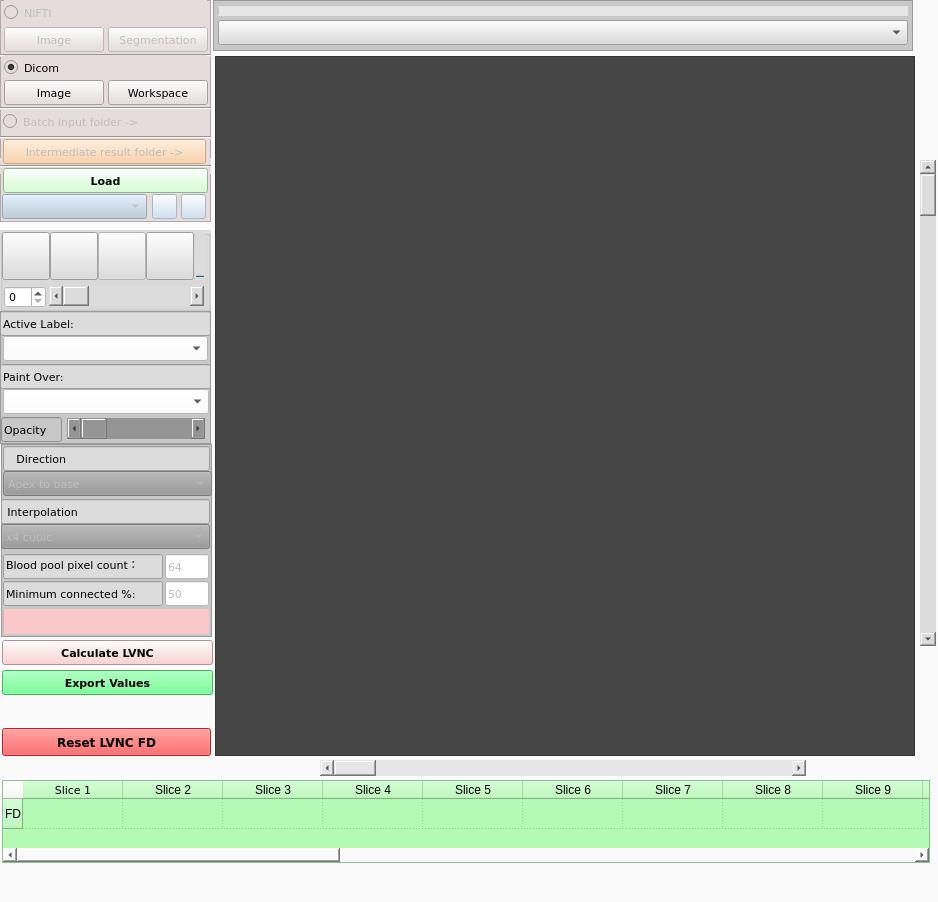
<?xml version="1.0" encoding="UTF-8"?>
<ui version="4.0">
 <class>MainWindow</class>
 <widget class="QMainWindow" name="MainWindow">
  <property name="geometry">
   <rect>
    <x>0</x>
    <y>0</y>
    <width>938</width>
    <height>902</height>
   </rect>
  </property>
  <property name="font">
   <font>
    <weight>75</weight>
    <bold>true</bold>
   </font>
  </property>
  <property name="mouseTracking">
   <bool>false</bool>
  </property>
  <property name="windowTitle">
   <string>MainWindow</string>
  </property>
  <property name="styleSheet">
   <string notr="true">background-color: rgb(250, 250, 250);
border-color: rgb(199, 199, 199);
border-bottom-color: rgb(255, 255, 255);</string>
  </property>
  <property name="iconSize">
   <size>
    <width>64</width>
    <height>64</height>
   </size>
  </property>
  <widget class="QWidget" name="centralwidget">
   <widget class="QFrame" name="segmentation">
    <property name="geometry">
     <rect>
      <x>0</x>
      <y>311</y>
      <width>211</width>
      <height>133</height>
     </rect>
    </property>
    <property name="styleSheet">
     <string notr="true">background-color: rgb(200, 200, 200);</string>
    </property>
    <property name="frameShape">
     <enum>QFrame::StyledPanel</enum>
    </property>
    <property name="frameShadow">
     <enum>QFrame::Raised</enum>
    </property>
    <widget class="QComboBox" name="activateLabel">
     <property name="geometry">
      <rect>
       <x>3</x>
       <y>25</y>
       <width>205</width>
       <height>25</height>
      </rect>
     </property>
     <property name="font">
      <font>
       <family>Verdana</family>
       <pointsize>8</pointsize>
       <weight>50</weight>
       <bold>false</bold>
      </font>
     </property>
     <property name="styleSheet">
      <string notr="true">background-color: rgb(255, 255, 255);</string>
     </property>
    </widget>
    <widget class="QComboBox" name="paintOver">
     <property name="geometry">
      <rect>
       <x>3</x>
       <y>78</y>
       <width>206</width>
       <height>25</height>
      </rect>
     </property>
     <property name="font">
      <font>
       <family>Verdana</family>
       <pointsize>8</pointsize>
       <weight>50</weight>
       <bold>false</bold>
      </font>
     </property>
     <property name="styleSheet">
      <string notr="true">background-color: rgb(255, 255, 255);</string>
     </property>
    </widget>
    <widget class="QLineEdit" name="labelTitle">
     <property name="geometry">
      <rect>
       <x>0</x>
       <y>0</y>
       <width>211</width>
       <height>25</height>
      </rect>
     </property>
     <property name="font">
      <font>
       <family>Verdana</family>
       <pointsize>8</pointsize>
       <weight>50</weight>
       <bold>false</bold>
      </font>
     </property>
     <property name="styleSheet">
      <string notr="true">background-color: rgb(220, 220, 220);</string>
     </property>
     <property name="text">
      <string>Active Label:</string>
     </property>
     <property name="readOnly">
      <bool>true</bool>
     </property>
    </widget>
    <widget class="QLineEdit" name="paintTitle">
     <property name="geometry">
      <rect>
       <x>0</x>
       <y>53</y>
       <width>211</width>
       <height>25</height>
      </rect>
     </property>
     <property name="font">
      <font>
       <family>Verdana</family>
       <pointsize>8</pointsize>
       <weight>50</weight>
       <bold>false</bold>
      </font>
     </property>
     <property name="styleSheet">
      <string notr="true">background-color: rgb(220, 220, 220);</string>
     </property>
     <property name="text">
      <string>Paint Over:</string>
     </property>
     <property name="readOnly">
      <bool>true</bool>
     </property>
    </widget>
    <widget class="QLineEdit" name="lineEdit_7">
     <property name="geometry">
      <rect>
       <x>1</x>
       <y>106</y>
       <width>61</width>
       <height>25</height>
      </rect>
     </property>
     <property name="font">
      <font>
       <family>Verdana</family>
       <pointsize>8</pointsize>
       <weight>50</weight>
       <bold>false</bold>
      </font>
     </property>
     <property name="text">
      <string>Opacity</string>
     </property>
     <property name="readOnly">
      <bool>true</bool>
     </property>
    </widget>
    <widget class="QScrollBar" name="opacity">
     <property name="geometry">
      <rect>
       <x>67</x>
       <y>107</y>
       <width>138</width>
       <height>21</height>
      </rect>
     </property>
     <property name="styleSheet">
      <string notr="true">background-color: rgb(149, 149, 149);</string>
     </property>
     <property name="orientation">
      <enum>Qt::Horizontal</enum>
     </property>
    </widget>
   </widget>
   <widget class="QGroupBox" name="buttonGroup">
    <property name="geometry">
     <rect>
      <x>0</x>
      <y>230</y>
      <width>211</width>
      <height>81</height>
     </rect>
    </property>
    <property name="styleSheet">
     <string notr="true">background-color: rgb(220, 220, 220);</string>
    </property>
    <property name="title">
     <string/>
    </property>
    <widget class="QPushButton" name="b1">
     <property name="geometry">
      <rect>
       <x>2</x>
       <y>2</y>
       <width>48</width>
       <height>48</height>
      </rect>
     </property>
     <property name="font">
      <font>
       <family>Verdana</family>
      </font>
     </property>
     <property name="text">
      <string/>
     </property>
     <property name="autoExclusive">
      <bool>true</bool>
     </property>
     <property name="flat">
      <bool>false</bool>
     </property>
    </widget>
    <widget class="QPushButton" name="b2">
     <property name="geometry">
      <rect>
       <x>50</x>
       <y>2</y>
       <width>48</width>
       <height>48</height>
      </rect>
     </property>
     <property name="text">
      <string/>
     </property>
     <property name="autoExclusive">
      <bool>true</bool>
     </property>
    </widget>
    <widget class="QPushButton" name="b3">
     <property name="enabled">
      <bool>false</bool>
     </property>
     <property name="geometry">
      <rect>
       <x>98</x>
       <y>2</y>
       <width>48</width>
       <height>48</height>
      </rect>
     </property>
     <property name="text">
      <string/>
     </property>
     <property name="autoExclusive">
      <bool>true</bool>
     </property>
    </widget>
    <widget class="QPushButton" name="b4">
     <property name="geometry">
      <rect>
       <x>146</x>
       <y>2</y>
       <width>48</width>
       <height>48</height>
      </rect>
     </property>
     <property name="text">
      <string/>
     </property>
     <property name="autoExclusive">
      <bool>true</bool>
     </property>
    </widget>
    <widget class="QScrollBar" name="sizeSlider">
     <property name="geometry">
      <rect>
       <x>49</x>
       <y>56</y>
       <width>155</width>
       <height>20</height>
      </rect>
     </property>
     <property name="orientation">
      <enum>Qt::Horizontal</enum>
     </property>
    </widget>
    <widget class="QSpinBox" name="sizeBox">
     <property name="geometry">
      <rect>
       <x>4</x>
       <y>56</y>
       <width>42</width>
       <height>22</height>
      </rect>
     </property>
     <property name="font">
      <font>
       <family>Verdana</family>
       <pointsize>8</pointsize>
      </font>
     </property>
     <property name="styleSheet">
      <string notr="true">background-color: rgb(255, 255, 255);</string>
     </property>
    </widget>
    <widget class="QProgressBar" name="lvncBar">
     <property name="geometry">
      <rect>
       <x>195</x>
       <y>2</y>
       <width>10</width>
       <height>48</height>
      </rect>
     </property>
     <property name="layoutDirection">
      <enum>Qt::LeftToRight</enum>
     </property>
     <property name="value">
      <number>0</number>
     </property>
     <property name="alignment">
      <set>Qt::AlignLeading|Qt::AlignLeft|Qt::AlignVCenter</set>
     </property>
     <property name="textVisible">
      <bool>false</bool>
     </property>
     <property name="orientation">
      <enum>Qt::Vertical</enum>
     </property>
    </widget>
   </widget>
   <widget class="QFrame" name="frame">
    <property name="geometry">
     <rect>
      <x>1</x>
      <y>444</y>
      <width>211</width>
      <height>193</height>
     </rect>
    </property>
    <property name="styleSheet">
     <string notr="true">background-color: rgb(200, 200, 200);</string>
    </property>
    <property name="frameShape">
     <enum>QFrame::StyledPanel</enum>
    </property>
    <property name="frameShadow">
     <enum>QFrame::Raised</enum>
    </property>
    <widget class="QComboBox" name="interpolation">
     <property name="enabled">
      <bool>false</bool>
     </property>
     <property name="geometry">
      <rect>
       <x>0</x>
       <y>80</y>
       <width>209</width>
       <height>25</height>
      </rect>
     </property>
     <property name="font">
      <font>
       <family>Verdana</family>
       <pointsize>8</pointsize>
      </font>
     </property>
     <property name="styleSheet">
      <string notr="true">background-color: rgb(152, 152, 152);</string>
     </property>
     <item>
      <property name="text">
       <string>x4 cubic</string>
      </property>
     </item>
     <item>
      <property name="text">
       <string>0.25 mm cubic</string>
      </property>
     </item>
    </widget>
    <widget class="QLineEdit" name="lineEdit_3">
     <property name="geometry">
      <rect>
       <x>0</x>
       <y>55</y>
       <width>209</width>
       <height>25</height>
      </rect>
     </property>
     <property name="font">
      <font>
       <family>Verdana</family>
       <pointsize>8</pointsize>
      </font>
     </property>
     <property name="styleSheet">
      <string notr="true">background-color: rgb(220, 220, 220);</string>
     </property>
     <property name="text">
      <string> Interpolation</string>
     </property>
     <property name="readOnly">
      <bool>true</bool>
     </property>
    </widget>
    <widget class="QLineEdit" name="lineEdit_4">
     <property name="geometry">
      <rect>
       <x>2</x>
       <y>2</y>
       <width>207</width>
       <height>25</height>
      </rect>
     </property>
     <property name="font">
      <font>
       <family>Verdana</family>
       <pointsize>8</pointsize>
      </font>
     </property>
     <property name="styleSheet">
      <string notr="true">background-color: rgb(220, 220, 220);</string>
     </property>
     <property name="text">
      <string>   Direction</string>
     </property>
     <property name="readOnly">
      <bool>true</bool>
     </property>
    </widget>
    <widget class="QComboBox" name="direction">
     <property name="enabled">
      <bool>false</bool>
     </property>
     <property name="geometry">
      <rect>
       <x>2</x>
       <y>27</y>
       <width>209</width>
       <height>25</height>
      </rect>
     </property>
     <property name="font">
      <font>
       <family>Verdana</family>
       <pointsize>8</pointsize>
      </font>
     </property>
     <property name="styleSheet">
      <string notr="true">background-color: rgb(150, 150, 150);</string>
     </property>
     <item>
      <property name="text">
       <string>Apex to base</string>
      </property>
     </item>
     <item>
      <property name="text">
       <string>Base to Apex</string>
      </property>
     </item>
    </widget>
    <widget class="QLineEdit" name="lineEdit_5">
     <property name="geometry">
      <rect>
       <x>2</x>
       <y>110</y>
       <width>160</width>
       <height>25</height>
      </rect>
     </property>
     <property name="font">
      <font>
       <family>Verdana</family>
       <pointsize>8</pointsize>
      </font>
     </property>
     <property name="styleSheet">
      <string notr="true">background-color: rgb(220, 220, 220);</string>
     </property>
     <property name="text">
      <string>Blood pool pixel count：</string>
     </property>
     <property name="readOnly">
      <bool>true</bool>
     </property>
    </widget>
    <widget class="QLineEdit" name="pixelCount">
     <property name="enabled">
      <bool>false</bool>
     </property>
     <property name="geometry">
      <rect>
       <x>164</x>
       <y>110</y>
       <width>44</width>
       <height>25</height>
      </rect>
     </property>
     <property name="font">
      <font>
       <family>Verdana</family>
       <pointsize>8</pointsize>
      </font>
     </property>
     <property name="styleSheet">
      <string notr="true">background-color: rgb(255, 255, 255);</string>
     </property>
     <property name="text">
      <string>64</string>
     </property>
    </widget>
    <widget class="QLineEdit" name="lineEdit_6">
     <property name="geometry">
      <rect>
       <x>2</x>
       <y>137</y>
       <width>160</width>
       <height>25</height>
      </rect>
     </property>
     <property name="font">
      <font>
       <family>Verdana</family>
       <pointsize>8</pointsize>
      </font>
     </property>
     <property name="styleSheet">
      <string notr="true">background-color: rgb(220, 220, 220);</string>
     </property>
     <property name="text">
      <string>Minimum connected %:</string>
     </property>
     <property name="readOnly">
      <bool>true</bool>
     </property>
    </widget>
    <widget class="QLineEdit" name="connectedPer">
     <property name="enabled">
      <bool>false</bool>
     </property>
     <property name="geometry">
      <rect>
       <x>164</x>
       <y>137</y>
       <width>44</width>
       <height>25</height>
      </rect>
     </property>
     <property name="font">
      <font>
       <family>Verdana</family>
       <pointsize>8</pointsize>
      </font>
     </property>
     <property name="styleSheet">
      <string notr="true">background-color: rgb(255, 255, 255);</string>
     </property>
     <property name="text">
      <string>50</string>
     </property>
    </widget>
    <widget class="QProgressBar" name="progressBar">
     <property name="geometry">
      <rect>
       <x>2</x>
       <y>165</y>
       <width>206</width>
       <height>25</height>
      </rect>
     </property>
     <property name="font">
      <font>
       <pointsize>10</pointsize>
      </font>
     </property>
     <property name="styleSheet">
      <string notr="true">background-color: rgb(250, 200, 200);</string>
     </property>
     <property name="value">
      <number>0</number>
     </property>
     <property name="textVisible">
      <bool>false</bool>
     </property>
    </widget>
   </widget>
   <widget class="QFrame" name="fifo">
    <property name="geometry">
     <rect>
      <x>0</x>
      <y>0</y>
      <width>211</width>
      <height>222</height>
     </rect>
    </property>
    <property name="styleSheet">
     <string notr="true">background-color: rgb(230, 220, 220);</string>
    </property>
    <property name="frameShape">
     <enum>QFrame::StyledPanel</enum>
    </property>
    <property name="frameShadow">
     <enum>QFrame::Raised</enum>
    </property>
    <widget class="QPushButton" name="niiImage">
     <property name="enabled">
      <bool>false</bool>
     </property>
     <property name="geometry">
      <rect>
       <x>4</x>
       <y>27</y>
       <width>100</width>
       <height>25</height>
      </rect>
     </property>
     <property name="font">
      <font>
       <family>Verdana</family>
       <pointsize>8</pointsize>
       <weight>50</weight>
       <bold>false</bold>
      </font>
     </property>
     <property name="text">
      <string>Image</string>
     </property>
    </widget>
    <widget class="QPushButton" name="niiSeg">
     <property name="enabled">
      <bool>false</bool>
     </property>
     <property name="geometry">
      <rect>
       <x>108</x>
       <y>27</y>
       <width>100</width>
       <height>25</height>
      </rect>
     </property>
     <property name="font">
      <font>
       <family>Verdana</family>
       <pointsize>8</pointsize>
       <weight>50</weight>
       <bold>false</bold>
      </font>
     </property>
     <property name="text">
      <string>Segmentation</string>
     </property>
    </widget>
    <widget class="Line" name="line_5">
     <property name="geometry">
      <rect>
       <x>0</x>
       <y>54</y>
       <width>211</width>
       <height>3</height>
      </rect>
     </property>
     <property name="orientation">
      <enum>Qt::Horizontal</enum>
     </property>
    </widget>
    <widget class="QPushButton" name="workspace">
     <property name="enabled">
      <bool>true</bool>
     </property>
     <property name="geometry">
      <rect>
       <x>108</x>
       <y>80</y>
       <width>100</width>
       <height>25</height>
      </rect>
     </property>
     <property name="font">
      <font>
       <family>Verdana</family>
       <pointsize>8</pointsize>
       <weight>50</weight>
       <bold>false</bold>
      </font>
     </property>
     <property name="styleSheet">
      <string notr="true"/>
     </property>
     <property name="text">
      <string>Workspace</string>
     </property>
    </widget>
    <widget class="QPushButton" name="dicomImage">
     <property name="enabled">
      <bool>true</bool>
     </property>
     <property name="geometry">
      <rect>
       <x>4</x>
       <y>80</y>
       <width>100</width>
       <height>25</height>
      </rect>
     </property>
     <property name="font">
      <font>
       <family>Verdana</family>
       <pointsize>8</pointsize>
       <weight>50</weight>
       <bold>false</bold>
      </font>
     </property>
     <property name="styleSheet">
      <string notr="true"/>
     </property>
     <property name="text">
      <string>Image</string>
     </property>
     <property name="default">
      <bool>false</bool>
     </property>
     <property name="flat">
      <bool>false</bool>
     </property>
    </widget>
    <widget class="QPushButton" name="output">
     <property name="enabled">
      <bool>false</bool>
     </property>
     <property name="geometry">
      <rect>
       <x>3</x>
       <y>139</y>
       <width>203</width>
       <height>25</height>
      </rect>
     </property>
     <property name="font">
      <font>
       <family>Verdana</family>
       <pointsize>8</pointsize>
      </font>
     </property>
     <property name="styleSheet">
      <string notr="true">background-color: rgb(250, 200, 150);</string>
     </property>
     <property name="text">
      <string>Intermediate result folder -&gt;</string>
     </property>
    </widget>
    <widget class="Line" name="line_2">
     <property name="geometry">
      <rect>
       <x>0</x>
       <y>107</y>
       <width>211</width>
       <height>3</height>
      </rect>
     </property>
     <property name="orientation">
      <enum>Qt::Horizontal</enum>
     </property>
    </widget>
    <widget class="QRadioButton" name="batchButton">
     <property name="enabled">
      <bool>false</bool>
     </property>
     <property name="geometry">
      <rect>
       <x>3</x>
       <y>109</y>
       <width>203</width>
       <height>25</height>
      </rect>
     </property>
     <property name="font">
      <font>
       <family>Verdana</family>
       <pointsize>8</pointsize>
      </font>
     </property>
     <property name="styleSheet">
      <string notr="true"/>
     </property>
     <property name="text">
      <string>Batch input folder -&gt;</string>
     </property>
    </widget>
    <widget class="Line" name="line_3">
     <property name="geometry">
      <rect>
       <x>0</x>
       <y>136</y>
       <width>211</width>
       <height>3</height>
      </rect>
     </property>
     <property name="orientation">
      <enum>Qt::Horizontal</enum>
     </property>
    </widget>
    <widget class="QRadioButton" name="dicomButton">
     <property name="enabled">
      <bool>true</bool>
     </property>
     <property name="geometry">
      <rect>
       <x>4</x>
       <y>55</y>
       <width>203</width>
       <height>25</height>
      </rect>
     </property>
     <property name="font">
      <font>
       <family>Verdana</family>
       <pointsize>8</pointsize>
      </font>
     </property>
     <property name="styleSheet">
      <string notr="true"/>
     </property>
     <property name="text">
      <string>Dicom</string>
     </property>
     <property name="checked">
      <bool>true</bool>
     </property>
    </widget>
    <widget class="QRadioButton" name="niftiButton">
     <property name="enabled">
      <bool>false</bool>
     </property>
     <property name="geometry">
      <rect>
       <x>4</x>
       <y>0</y>
       <width>203</width>
       <height>25</height>
      </rect>
     </property>
     <property name="font">
      <font>
       <family>Verdana</family>
       <pointsize>8</pointsize>
      </font>
     </property>
     <property name="styleSheet">
      <string notr="true"/>
     </property>
     <property name="text">
      <string>NIFTI</string>
     </property>
     <property name="checkable">
      <bool>true</bool>
     </property>
     <property name="checked">
      <bool>false</bool>
     </property>
    </widget>
    <widget class="Line" name="line">
     <property name="geometry">
      <rect>
       <x>0</x>
       <y>158</y>
       <width>211</width>
       <height>16</height>
      </rect>
     </property>
     <property name="orientation">
      <enum>Qt::Horizontal</enum>
     </property>
    </widget>
    <widget class="QPushButton" name="loadFunBtn">
     <property name="geometry">
      <rect>
       <x>3</x>
       <y>168</y>
       <width>205</width>
       <height>25</height>
      </rect>
     </property>
     <property name="font">
      <font>
       <family>Verdana</family>
       <pointsize>8</pointsize>
       <weight>75</weight>
       <bold>true</bold>
      </font>
     </property>
     <property name="styleSheet">
      <string notr="true">background-color: rgb(200, 255, 200);</string>
     </property>
     <property name="text">
      <string>Load</string>
     </property>
    </widget>
    <widget class="QComboBox" name="imgOrSeg">
     <property name="enabled">
      <bool>false</bool>
     </property>
     <property name="geometry">
      <rect>
       <x>2</x>
       <y>194</y>
       <width>145</width>
       <height>25</height>
      </rect>
     </property>
     <property name="font">
      <font>
       <family>Verdana</family>
       <pointsize>8</pointsize>
      </font>
     </property>
     <property name="styleSheet">
      <string notr="true">background-color: rgb(180, 200, 220);</string>
     </property>
     <property name="iconSize">
      <size>
       <width>25</width>
       <height>25</height>
      </size>
     </property>
    </widget>
    <widget class="QPushButton" name="saveBtn">
     <property name="enabled">
      <bool>false</bool>
     </property>
     <property name="geometry">
      <rect>
       <x>152</x>
       <y>194</y>
       <width>25</width>
       <height>25</height>
      </rect>
     </property>
     <property name="font">
      <font>
       <family>Verdana</family>
       <pointsize>10</pointsize>
      </font>
     </property>
     <property name="styleSheet">
      <string notr="true">background-color: rgb(200, 220, 240);</string>
     </property>
     <property name="text">
      <string/>
     </property>
     <property name="iconSize">
      <size>
       <width>20</width>
       <height>20</height>
      </size>
     </property>
    </widget>
    <widget class="QPushButton" name="saveasBtn">
     <property name="enabled">
      <bool>false</bool>
     </property>
     <property name="geometry">
      <rect>
       <x>181</x>
       <y>194</y>
       <width>25</width>
       <height>25</height>
      </rect>
     </property>
     <property name="font">
      <font>
       <family>Verdana</family>
       <pointsize>10</pointsize>
      </font>
     </property>
     <property name="styleSheet">
      <string notr="true">background-color: rgb(200, 220, 240);</string>
     </property>
     <property name="text">
      <string/>
     </property>
     <property name="iconSize">
      <size>
       <width>20</width>
       <height>20</height>
      </size>
     </property>
    </widget>
    <zorder>line</zorder>
    <zorder>niiImage</zorder>
    <zorder>niiSeg</zorder>
    <zorder>line_5</zorder>
    <zorder>workspace</zorder>
    <zorder>dicomImage</zorder>
    <zorder>output</zorder>
    <zorder>line_2</zorder>
    <zorder>batchButton</zorder>
    <zorder>line_3</zorder>
    <zorder>dicomButton</zorder>
    <zorder>niftiButton</zorder>
    <zorder>loadFunBtn</zorder>
    <zorder>imgOrSeg</zorder>
    <zorder>saveBtn</zorder>
    <zorder>saveasBtn</zorder>
   </widget>
   <widget class="QFrame" name="emptyFrame">
    <property name="geometry">
     <rect>
      <x>213</x>
      <y>0</y>
      <width>700</width>
      <height>51</height>
     </rect>
    </property>
    <property name="styleSheet">
     <string notr="true">background-color: rgb(200, 200, 200);</string>
    </property>
    <property name="frameShape">
     <enum>QFrame::StyledPanel</enum>
    </property>
    <property name="frameShadow">
     <enum>QFrame::Raised</enum>
    </property>
    <widget class="QComboBox" name="protocols">
     <property name="enabled">
      <bool>true</bool>
     </property>
     <property name="geometry">
      <rect>
       <x>5</x>
       <y>20</y>
       <width>690</width>
       <height>25</height>
      </rect>
     </property>
     <property name="font">
      <font>
       <family>Verdana</family>
       <pointsize>8</pointsize>
      </font>
     </property>
     <property name="styleSheet">
      <string notr="true">background-color: rgb(220, 220, 220);</string>
     </property>
     <property name="currentText">
      <string/>
     </property>
    </widget>
    <widget class="QProgressBar" name="loadPBar">
     <property name="geometry">
      <rect>
       <x>5</x>
       <y>6</y>
       <width>690</width>
       <height>10</height>
      </rect>
     </property>
     <property name="styleSheet">
      <string notr="true">background-color: rgb(230, 230, 230);</string>
     </property>
     <property name="value">
      <number>0</number>
     </property>
     <property name="textVisible">
      <bool>false</bool>
     </property>
    </widget>
   </widget>
   <widget class="QScrollBar" name="sliceSlider">
    <property name="geometry">
     <rect>
      <x>920</x>
      <y>160</y>
      <width>16</width>
      <height>486</height>
     </rect>
    </property>
    <property name="styleSheet">
     <string notr="true">background-color: rgb(220, 220, 220);</string>
    </property>
    <property name="orientation">
     <enum>Qt::Vertical</enum>
    </property>
   </widget>
   <widget class="QScrollBar" name="frameSlider">
    <property name="geometry">
     <rect>
      <x>320</x>
      <y>760</y>
      <width>486</width>
      <height>16</height>
     </rect>
    </property>
    <property name="styleSheet">
     <string notr="true">background-color: rgb(230, 230, 230);</string>
    </property>
    <property name="orientation">
     <enum>Qt::Horizontal</enum>
    </property>
   </widget>
   <widget class="QScrollArea" name="imgFrame">
    <property name="geometry">
     <rect>
      <x>215</x>
      <y>56</y>
      <width>700</width>
      <height>700</height>
     </rect>
    </property>
    <property name="styleSheet">
     <string notr="true">background-color: rgb(70, 70, 70);</string>
    </property>
    <property name="widgetResizable">
     <bool>true</bool>
    </property>
    <widget class="QWidget" name="scrollAreaWidgetContents">
     <property name="geometry">
      <rect>
       <x>0</x>
       <y>0</y>
       <width>698</width>
       <height>698</height>
      </rect>
     </property>
    </widget>
   </widget>
   <widget class="QTableWidget" name="tableWidget">
    <property name="geometry">
     <rect>
      <x>2</x>
      <y>780</y>
      <width>928</width>
      <height>83</height>
     </rect>
    </property>
    <property name="font">
     <font>
      <family>Verdana</family>
      <pointsize>8</pointsize>
     </font>
    </property>
    <property name="styleSheet">
     <string notr="true">background-color: rgb(180, 250, 180);</string>
    </property>
    <property name="showGrid">
     <bool>true</bool>
    </property>
    <property name="gridStyle">
     <enum>Qt::DotLine</enum>
    </property>
    <attribute name="horizontalHeaderMinimumSectionSize">
     <number>30</number>
    </attribute>
    <attribute name="verticalHeaderMinimumSectionSize">
     <number>30</number>
    </attribute>
    <attribute name="verticalHeaderDefaultSectionSize">
     <number>20</number>
    </attribute>
    <row>
     <property name="text">
      <string>FD</string>
     </property>
    </row>
    <column>
     <property name="text">
      <string>Slice 1</string>
     </property>
     <property name="font">
      <font>
       <family>Verdana</family>
       <pointsize>8</pointsize>
      </font>
     </property>
    </column>
    <column>
     <property name="text">
      <string>Slice 2</string>
     </property>
    </column>
    <column>
     <property name="text">
      <string>Slice 3</string>
     </property>
    </column>
    <column>
     <property name="text">
      <string>Slice 4</string>
     </property>
    </column>
    <column>
     <property name="text">
      <string>Slice 5</string>
     </property>
    </column>
    <column>
     <property name="text">
      <string>Slice 6</string>
     </property>
    </column>
    <column>
     <property name="text">
      <string>Slice 7</string>
     </property>
    </column>
    <column>
     <property name="text">
      <string>Slice 8</string>
     </property>
    </column>
    <column>
     <property name="text">
      <string>Slice 9</string>
     </property>
    </column>
    <column>
     <property name="text">
      <string>Slice 10</string>
     </property>
    </column>
    <column>
     <property name="text">
      <string>Slice 11</string>
     </property>
    </column>
    <column>
     <property name="text">
      <string>Slice 12</string>
     </property>
    </column>
    <column>
     <property name="text">
      <string>Slice 13</string>
     </property>
    </column>
    <column>
     <property name="text">
      <string>Slice 14</string>
     </property>
    </column>
    <column>
     <property name="text">
      <string>Slice 15</string>
     </property>
    </column>
    <column>
     <property name="text">
      <string>Slice 16</string>
     </property>
    </column>
    <column>
     <property name="text">
      <string>Slice 17</string>
     </property>
    </column>
    <column>
     <property name="text">
      <string>Slice 18</string>
     </property>
    </column>
    <column>
     <property name="text">
      <string>Slice 19</string>
     </property>
    </column>
    <column>
     <property name="text">
      <string>Slice 20</string>
     </property>
    </column>
    <column>
     <property name="text">
      <string>Mean Global FD</string>
     </property>
    </column>
    <column>
     <property name="text">
      <string>Mean Basal FD</string>
     </property>
    </column>
    <column>
     <property name="text">
      <string>Mean Apical FD</string>
     </property>
    </column>
    <column>
     <property name="text">
      <string>Max Basal FD</string>
     </property>
    </column>
    <column>
     <property name="text">
      <string>Max Apical FD</string>
     </property>
    </column>
    <item row="0" column="0">
     <property name="text">
      <string/>
     </property>
     <property name="textAlignment">
      <set>AlignCenter</set>
     </property>
    </item>
    <item row="0" column="1">
     <property name="text">
      <string/>
     </property>
     <property name="font">
      <font>
       <family>Verdana</family>
       <pointsize>8</pointsize>
      </font>
     </property>
     <property name="textAlignment">
      <set>AlignCenter</set>
     </property>
    </item>
   </widget>
   <widget class="QPushButton" name="exportBtn">
    <property name="geometry">
     <rect>
      <x>2</x>
      <y>670</y>
      <width>211</width>
      <height>25</height>
     </rect>
    </property>
    <property name="font">
     <font>
      <family>Verdana</family>
      <pointsize>8</pointsize>
      <weight>75</weight>
      <bold>true</bold>
     </font>
    </property>
    <property name="styleSheet">
     <string notr="true">background-color: rgb(85, 255, 127);</string>
    </property>
    <property name="text">
     <string>Export Values</string>
    </property>
   </widget>
   <widget class="QPushButton" name="Start">
    <property name="geometry">
     <rect>
      <x>2</x>
      <y>640</y>
      <width>211</width>
      <height>25</height>
     </rect>
    </property>
    <property name="font">
     <font>
      <family>Verdana</family>
      <pointsize>8</pointsize>
      <weight>75</weight>
      <bold>true</bold>
     </font>
    </property>
    <property name="styleSheet">
     <string notr="true">background-color: rgb(250, 200, 200);</string>
    </property>
    <property name="text">
     <string>Calculate LVNC</string>
    </property>
   </widget>
   <widget class="QPushButton" name="resetBtn">
    <property name="geometry">
     <rect>
      <x>2</x>
      <y>728</y>
      <width>209</width>
      <height>28</height>
     </rect>
    </property>
    <property name="font">
     <font>
      <family>Verdana</family>
      <weight>75</weight>
      <bold>true</bold>
     </font>
    </property>
    <property name="styleSheet">
     <string notr="true">background-color: rgb(250, 50, 50);</string>
    </property>
    <property name="text">
     <string>Reset LVNC FD</string>
    </property>
   </widget>
  </widget>
  <widget class="QMenuBar" name="menubar">
   <property name="geometry">
    <rect>
     <x>0</x>
     <y>0</y>
     <width>938</width>
     <height>26</height>
    </rect>
   </property>
  </widget>
  <widget class="QStatusBar" name="statusbar"/>
 </widget>
 <resources/>
 <connections/>
</ui>
